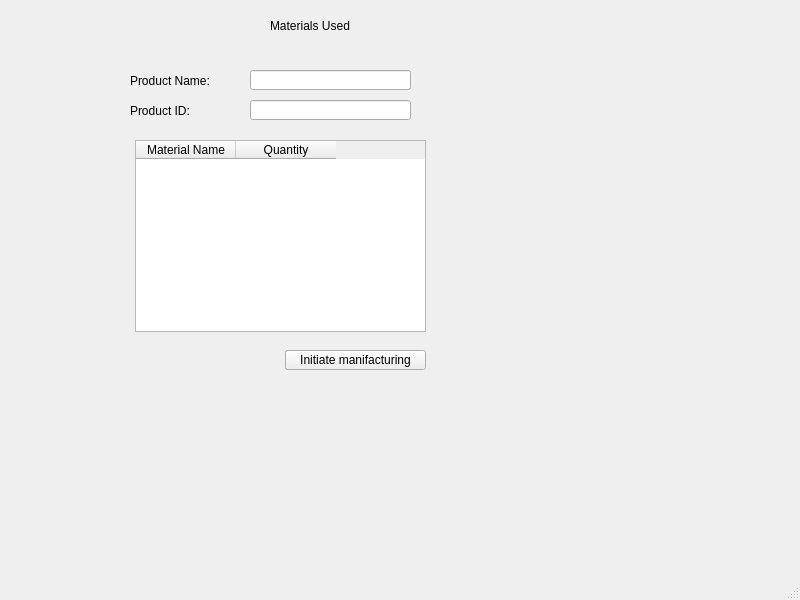
<?xml version="1.0" encoding="UTF-8"?>
<ui version="4.0">
 <class>MainWindow</class>
 <widget class="QMainWindow" name="MainWindow">
  <property name="geometry">
   <rect>
    <x>0</x>
    <y>0</y>
    <width>800</width>
    <height>600</height>
   </rect>
  </property>
  <property name="windowTitle">
   <string>MainWindow</string>
  </property>
  <widget class="QWidget" name="centralwidget">
   <widget class="QLabel" name="label">
    <property name="geometry">
     <rect>
      <x>130</x>
      <y>70</y>
      <width>91</width>
      <height>21</height>
     </rect>
    </property>
    <property name="text">
     <string>Product Name:</string>
    </property>
   </widget>
   <widget class="QLabel" name="label_2">
    <property name="geometry">
     <rect>
      <x>130</x>
      <y>100</y>
      <width>91</width>
      <height>21</height>
     </rect>
    </property>
    <property name="text">
     <string>Product ID:</string>
    </property>
   </widget>
   <widget class="QLineEdit" name="prod_name">
    <property name="geometry">
     <rect>
      <x>250</x>
      <y>70</y>
      <width>161</width>
      <height>20</height>
     </rect>
    </property>
   </widget>
   <widget class="QLineEdit" name="prod_id">
    <property name="geometry">
     <rect>
      <x>250</x>
      <y>100</y>
      <width>161</width>
      <height>20</height>
     </rect>
    </property>
   </widget>
   <widget class="QLabel" name="label_3">
    <property name="geometry">
     <rect>
      <x>270</x>
      <y>10</y>
      <width>181</width>
      <height>31</height>
     </rect>
    </property>
    <property name="text">
     <string>Materials Used</string>
    </property>
   </widget>
   <widget class="QTableWidget" name="rawMat_table">
    <property name="geometry">
     <rect>
      <x>135</x>
      <y>140</y>
      <width>291</width>
      <height>192</height>
     </rect>
    </property>
    <column>
     <property name="text">
      <string>Material Name</string>
     </property>
    </column>
    <column>
     <property name="text">
      <string>Quantity</string>
     </property>
    </column>
   </widget>
   <widget class="QPushButton" name="manifacture_butt">
    <property name="geometry">
     <rect>
      <x>285</x>
      <y>350</y>
      <width>141</width>
      <height>20</height>
     </rect>
    </property>
    <property name="text">
     <string>Initiate manifacturing</string>
    </property>
   </widget>
  </widget>
  <widget class="QMenuBar" name="menubar">
   <property name="geometry">
    <rect>
     <x>0</x>
     <y>0</y>
     <width>800</width>
     <height>18</height>
    </rect>
   </property>
  </widget>
  <widget class="QStatusBar" name="statusbar"/>
 </widget>
 <resources/>
 <connections/>
</ui>
